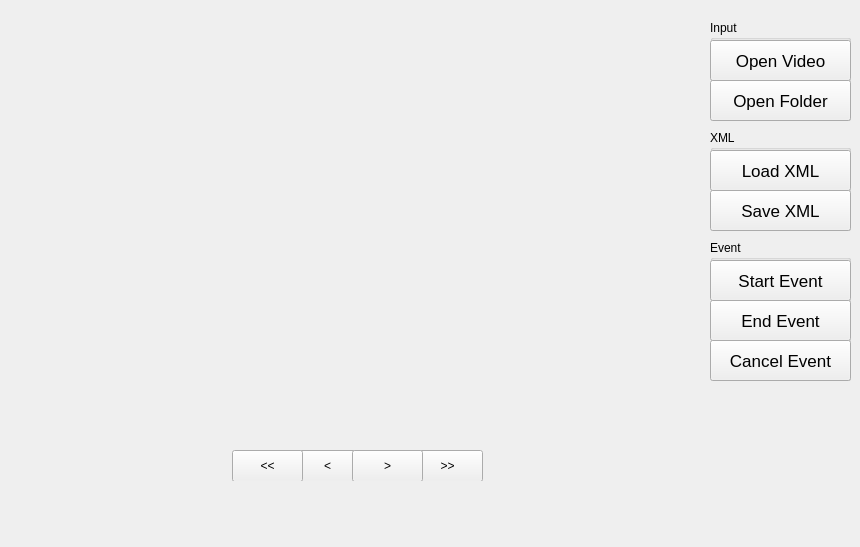
<?xml version="1.0" encoding="UTF-8"?>
<ui version="4.0">
 <class>MainGUI</class>
 <widget class="QWidget" name="MainGUI">
  <property name="geometry">
   <rect>
    <x>0</x>
    <y>0</y>
    <width>860</width>
    <height>547</height>
   </rect>
  </property>
  <property name="windowTitle">
   <string>Event Annotation Tool</string>
  </property>
  <widget class="QLabel" name="image">
   <property name="geometry">
    <rect>
     <x>12</x>
     <y>10</y>
     <width>691</width>
     <height>481</height>
    </rect>
   </property>
   <property name="text">
    <string/>
   </property>
  </widget>
  <widget class="QLabel" name="bar">
   <property name="geometry">
    <rect>
     <x>12</x>
     <y>510</y>
     <width>691</width>
     <height>31</height>
    </rect>
   </property>
   <property name="text">
    <string/>
   </property>
  </widget>
  <widget class="QGroupBox" name="input">
   <property name="geometry">
    <rect>
     <x>710</x>
     <y>20</y>
     <width>141</width>
     <height>101</height>
    </rect>
   </property>
   <property name="title">
    <string>Input</string>
   </property>
   <widget class="QPushButton" name="folder_button">
    <property name="geometry">
     <rect>
      <x>0</x>
      <y>60</y>
      <width>141</width>
      <height>41</height>
     </rect>
    </property>
    <property name="font">
     <font>
      <pointsize>13</pointsize>
     </font>
    </property>
    <property name="text">
     <string>Open Folder</string>
    </property>
   </widget>
   <widget class="QPushButton" name="video_button">
    <property name="geometry">
     <rect>
      <x>0</x>
      <y>20</y>
      <width>141</width>
      <height>41</height>
     </rect>
    </property>
    <property name="font">
     <font>
      <pointsize>13</pointsize>
     </font>
    </property>
    <property name="text">
     <string>Open Video</string>
    </property>
   </widget>
  </widget>
  <widget class="QGroupBox" name="xmlgroup">
   <property name="geometry">
    <rect>
     <x>710</x>
     <y>130</y>
     <width>141</width>
     <height>101</height>
    </rect>
   </property>
   <property name="title">
    <string>XML</string>
   </property>
   <widget class="QPushButton" name="loadXML">
    <property name="geometry">
     <rect>
      <x>0</x>
      <y>20</y>
      <width>141</width>
      <height>41</height>
     </rect>
    </property>
    <property name="font">
     <font>
      <pointsize>13</pointsize>
     </font>
    </property>
    <property name="text">
     <string>Load XML</string>
    </property>
   </widget>
   <widget class="QPushButton" name="saveXML">
    <property name="geometry">
     <rect>
      <x>0</x>
      <y>60</y>
      <width>141</width>
      <height>41</height>
     </rect>
    </property>
    <property name="font">
     <font>
      <pointsize>13</pointsize>
     </font>
    </property>
    <property name="text">
     <string>Save XML</string>
    </property>
   </widget>
  </widget>
  <widget class="QGroupBox" name="eventgroup">
   <property name="geometry">
    <rect>
     <x>710</x>
     <y>240</y>
     <width>141</width>
     <height>141</height>
    </rect>
   </property>
   <property name="title">
    <string>Event</string>
   </property>
   <widget class="QPushButton" name="startEvent">
    <property name="geometry">
     <rect>
      <x>0</x>
      <y>20</y>
      <width>141</width>
      <height>41</height>
     </rect>
    </property>
    <property name="font">
     <font>
      <pointsize>13</pointsize>
     </font>
    </property>
    <property name="text">
     <string>Start Event</string>
    </property>
   </widget>
   <widget class="QPushButton" name="endEvent">
    <property name="geometry">
     <rect>
      <x>0</x>
      <y>60</y>
      <width>141</width>
      <height>41</height>
     </rect>
    </property>
    <property name="font">
     <font>
      <pointsize>13</pointsize>
     </font>
    </property>
    <property name="text">
     <string>End Event</string>
    </property>
   </widget>
   <widget class="QPushButton" name="cancelEvent">
    <property name="geometry">
     <rect>
      <x>0</x>
      <y>100</y>
      <width>141</width>
      <height>41</height>
     </rect>
    </property>
    <property name="font">
     <font>
      <pointsize>13</pointsize>
     </font>
    </property>
    <property name="text">
     <string>Cancel Event</string>
    </property>
   </widget>
  </widget>
  <widget class="QWidget" name="controls" native="true">
   <property name="geometry">
    <rect>
     <x>232</x>
     <y>450</y>
     <width>251</width>
     <height>31</height>
    </rect>
   </property>
   <property name="autoFillBackground">
    <bool>true</bool>
   </property>
   <property name="styleSheet">
    <string notr="true"/>
   </property>
   <widget class="QPushButton" name="nextSpeed">
    <property name="geometry">
     <rect>
      <x>180</x>
      <y>0</y>
      <width>71</width>
      <height>32</height>
     </rect>
    </property>
    <property name="text">
     <string>&gt;&gt;</string>
    </property>
   </widget>
   <widget class="QPushButton" name="prev">
    <property name="geometry">
     <rect>
      <x>60</x>
      <y>0</y>
      <width>71</width>
      <height>32</height>
     </rect>
    </property>
    <property name="text">
     <string>&lt;</string>
    </property>
   </widget>
   <widget class="QPushButton" name="next">
    <property name="geometry">
     <rect>
      <x>120</x>
      <y>0</y>
      <width>71</width>
      <height>32</height>
     </rect>
    </property>
    <property name="text">
     <string>&gt;</string>
    </property>
   </widget>
   <widget class="QPushButton" name="prevSpeed">
    <property name="geometry">
     <rect>
      <x>0</x>
      <y>0</y>
      <width>71</width>
      <height>32</height>
     </rect>
    </property>
    <property name="text">
     <string>&lt;&lt;</string>
    </property>
   </widget>
  </widget>
  <widget class="QLabel" name="arrow">
   <property name="geometry">
    <rect>
     <x>6</x>
     <y>494</y>
     <width>16</width>
     <height>16</height>
    </rect>
   </property>
   <property name="text">
    <string/>
   </property>
   <property name="pixmap">
    <pixmap>images/arrow.png</pixmap>
   </property>
  </widget>
  <widget class="QLabel" name="event">
   <property name="geometry">
    <rect>
     <x>620</x>
     <y>20</y>
     <width>70</width>
     <height>70</height>
    </rect>
   </property>
   <property name="text">
    <string/>
   </property>
  </widget>
 </widget>
 <layoutdefault spacing="6" margin="11"/>
 <resources/>
 <connections/>
</ui>
